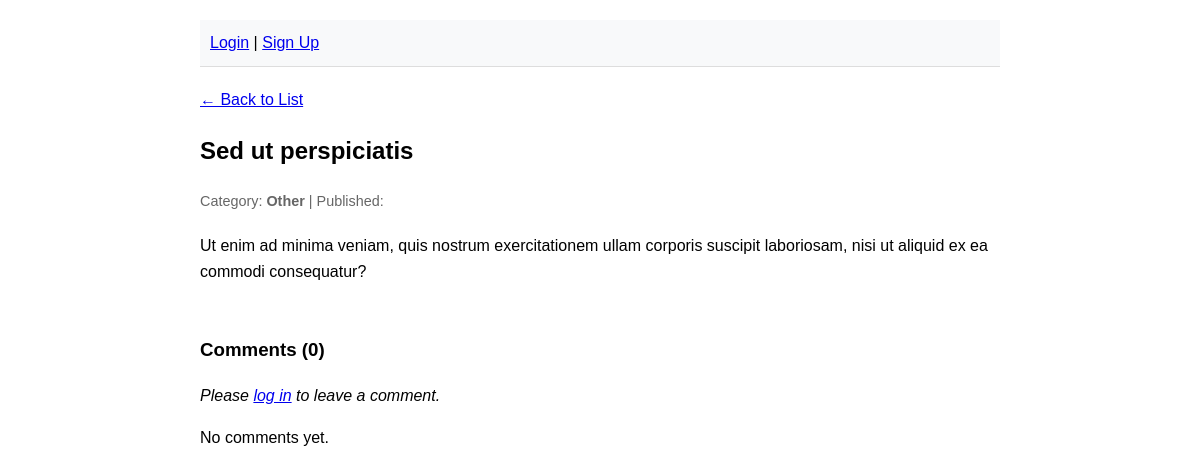
Page /articles/1 on the earlier database version.
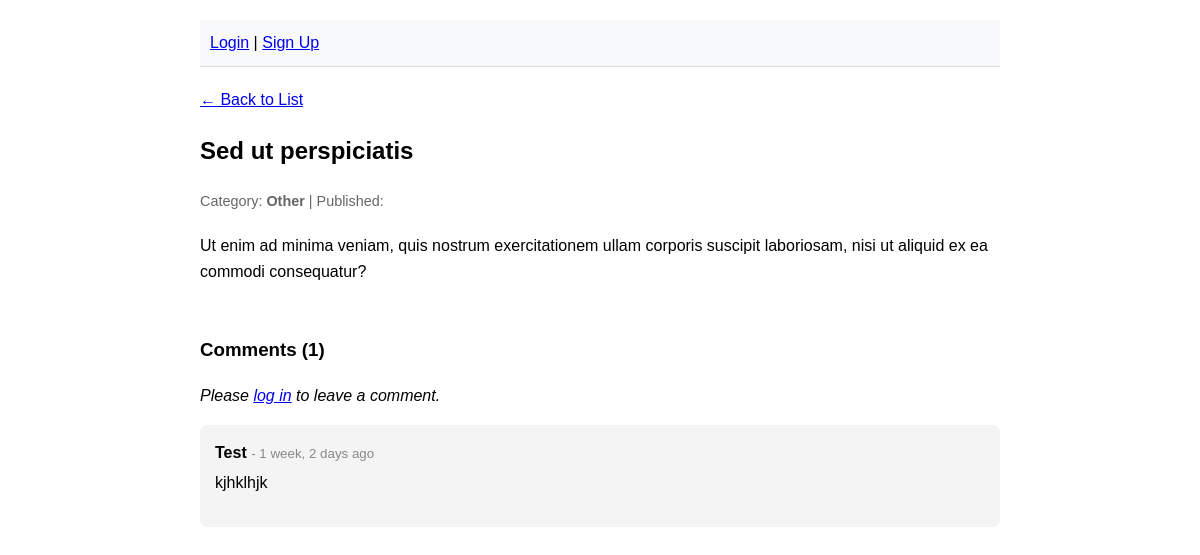
Same page on the later database version.
### blog/models.py (models this page shows, shortened)
class Comment(models.Model):
    id = models.AutoField(primary_key=True)
    text = models.TextField()
    posted_at = models.DateTimeField(auto_now_add=True)
    author = models.ForeignKey(User, on_delete=models.CASCADE)
    article = models.ForeignKey(
        Article, on_delete=models.CASCADE, related_name="comments"
    )

### blog/views.py (the view)
# urls.py: path("articles/<int:article_id>", views.article_details, name="article_details"),
def article_details(request, article_id):
    article = Article.objects.filter(id=article_id).first()
    comments = article.comments.all().order_by("-posted_at")
    if request.method == "POST":
        if not request.user.is_authenticated:
            return redirect("login")
        form = CommentForm(request.POST)
        if form.is_valid():
            comment = form.save(commit=False)
            comment.article = article
            comment.author = request.user
            comment.save()
            return redirect("article_details", article_id=article.id)
    else:
        form = CommentForm()
    return render(
        request,
        "article_details.html",
        {"article": article, "comments": comments, "form": form},
    )

### blog/templates/article_details.html (shortened to what this page needs)
{% extends 'base.html' %}
{% block content %}
<a href="{% url 'article_list' %}">← Back to List</a>
<article>
  <h1>{{ article.title }}</h1>
  <div class="meta">
    <span>Category: <strong>{{ article.category.name }}</strong></span> |
    <span>Published: {{ article.pub_date|date:"F j, Y" }}</span>
  </div>
  <div class="content" style="margin-top: 20px">
    {{ article.content|linebreaks }}
  </div>
</article>
<section style="margin-top: 50px;">
  <h3>Comments ({{ comments.count }})</h3>
  {% if user.is_authenticated %}
      <form method="post" style="margin-bottom: 30px;">
          {% csrf_token %}
          {{ form.text }}
          <br>
          <button type="submit" style="margin-top: 10px; padding: 8px 16px;">Post Comment</button>
      </form>
  {% else %}
      <p><em>Please <a href="{% url 'login' %}">log in</a> to leave a comment.</em></p>
  {% endif %}
  {% for comment in comments %}
      <div style="background: #f4f4f4; padding: 15px; border-radius: 8px; margin-bottom: 10px; position: relative;">
          <p style="margin: 0;"><strong>{{ comment.author.username }}</strong>
             <small style="color: #888;">- {{ comment.posted_at|timesince }} ago</small>
          </p>
          <p style="margin-top: 5px;">{{ comment.text }}</p>
      </div>
  {% empty %}
      <p>No comments yet.</p>
  {% endfor %}
</section>
{% endblock %}

Differences in the rows shown:
added Comment: author.username "Test", posted_at "1 week, 2 days", text "kjhklhjk"
Other differences:
{{ comments.count }}: "0" → "1"
text no longer shown: "No comments yet."
